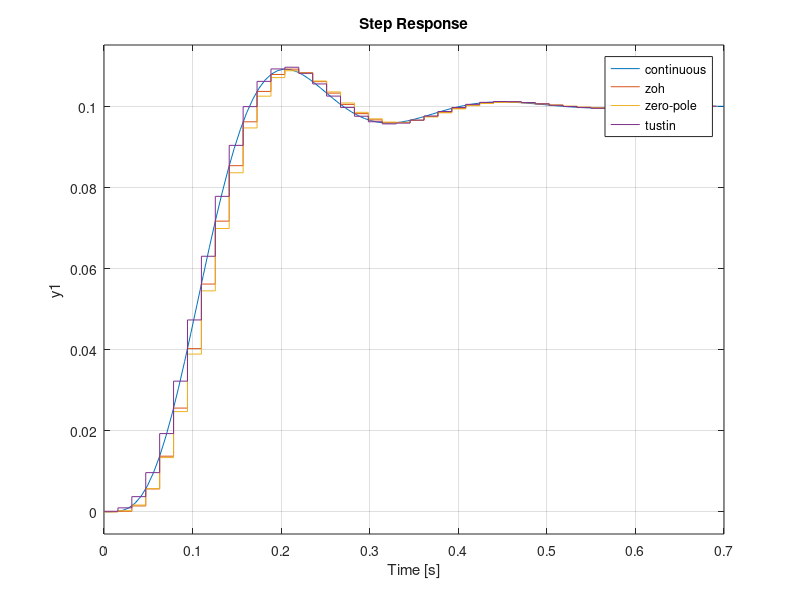
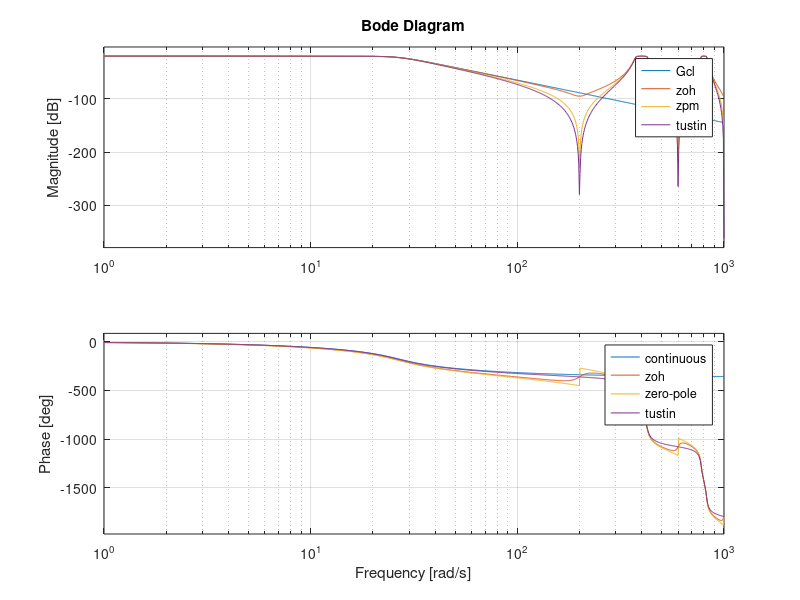

The MATLAB source for these figures, in order: (Note: this script raises an error after producing the figures.)
clear all;
close all;
clc;

Ka = 2;
Rm = 2.6;
Km = 0.00767;
Kg = 70;
Jmot = 3.87e-07;
Ks = 1.2;
b = 0.004;
Jmod = 3.944e-04;
Jbr = 0.0037;
Jm = Jmod + Jmot*Kg^2;

%% 5.1 Discrete-time model

a1 = (Rm *b + Kg^2 * Km ^ 2)/(Rm*Jm);
A = [-a1, 0, 0, Ks/Jm;
    1, 0, 0, 0;
    a1, 0, 0, -(Ks/Jbr + Ks/Jm);
    0, 0, 1, 0];
b1 = Kg * Km * Ka / (Rm*Jm);
B = [b1;
    0;
    -b1;
    0];

C = [0, 1, 0, 1];
D = 0;
Q = C.' .* C;
R = 1e-2;   %remains with less than 10
K = lqr(A, B, Q, R);
sys_lqr = ss(A-B*K, B, C-D*K, D);
Gcl = tf(sys_lqr);

Ts = 2*pi/10/40;
s = tf('s'); 
zoh = c2d(Gcl,Ts,'zoh');
zpm = c2d(Gcl,Ts,'matched');
tustin = c2d(Gcl,Ts,'tustin');

figure
step(Gcl, zoh, zpm, tustin)
legend('continuous', 'zoh', 'zero-pole', 'tustin')

figure
bode(Gcl, zoh, zpm, tustin)
legend('continuous', 'zoh', 'zero-pole', 'tustin')

%% 5.2 RST controller design

G = (Kg*Km*Ks*Ka)/((Jbr*s^2 + Ks)*(Rm*Jm*s^2 + Rm*b*s + Km^2 * Kg^2 *s) + Rm*Ks*Jbr*s^2)

Hc = tf([1, 2*0.8*10, 10^2], 1) % desired continuous poles
Pc = zero(Hc)
z = tf('z'); 
Hd = (z - exp(Pc(1)*Ts))*(z - exp(Pc(2)*Ts))    % desired discrete poles
Pd = tfdata(Hd, 'v')

zoh = c2d(G,Ts,'zoh');
sys = tf(zoh);
[B, A] = tfdata(sys, 'v')  % (b1*q^-1 + b23q^-2 + ...)/(1 + a1*q^-1 + ...)
A = conv(A,[1 -1])
B = conv(B, [1 1])

nA = length(A)-1
nB = length(B)-1
d = nA - nB
nR = nA -1
nS = nB + d - 1

% regulation simple
% M = [[A'; 0;0;0], [0; A';0;0], [0;0; A';0],[0;0; 0;A'],[B'; 0;0; 0], [0;B'; 0; 0], [0; 0; B'; 0], [0;0; 0; B']]
% x = inv(M) * [Pd';0;0;0;0;0]   % [1; s1; s2; ...; r0; r1; ...]

% regulation with integrator and opening the loop
M = [[A';0;0;0;0] [0;A';0;0;0], [0;0;A';0;0],[0;0;0;A';0],[0;0;0;0;A'],[B';0;0;0;0],[0;B';0;0;0], [0;0;B';0;0], [0;0;0;B';0], [0;0;0;0;B']]
x = inv(M) * [Pd';0;0;0;0;0;0;0]   % [1; s1; s2; ...; r0; r1; ...]

S = [];
R = [];
for i = 1:nS+1
    S(i) = x(i);
end

for i = 1:nR+1
    R(i) = x(i + nS+1);
end
S
R

T = [];
% T = Pd / evalfr(tf(Bprev, 1), 1)   % different dynamic tracking and regulation
% T = evalfr(tf(Pd, 1), 1) / evalfr(tf(Bprev, 1), 1)   %same dynamic tracking and regulation
T = evalfr(tf(R, 1), 1)   % with integrator in the controller

P=conv(A,S)+conv(B,R)
nP = length(P)-1
if nP > nA + nB + d -1
    error('P does not fit the required size')
end

sys_int = tf(conv(B,T),P,Ts,'variable','z^-1')
figure
step(sys_int)
